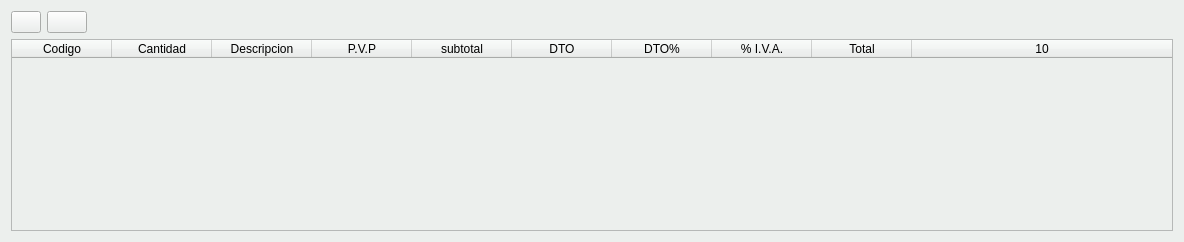
         <widget class="QWidget" name="tab_6">
          <property name="styleSheet">
           <string notr="true">background-color: #ecefed;</string>
          </property>
          <attribute name="title">
           <string>Líneas de albarán</string>
          </attribute>
          <layout class="QGridLayout" name="gridLayout_9">
           <item row="0" column="0">
            <widget class="QPushButton" name="btnAnadirLinea">
             <property name="sizePolicy">
              <sizepolicy hsizetype="Preferred" vsizetype="Fixed">
               <horstretch>0</horstretch>
               <verstretch>0</verstretch>
              </sizepolicy>
             </property>
             <property name="maximumSize">
              <size>
               <width>30</width>
               <height>16777215</height>
              </size>
             </property>
             <property name="toolTip">
              <string>Añadir línea con los datos cargados</string>
             </property>
             <property name="text">
              <string/>
             </property>
             <property name="icon">
              <iconset resource="../maya.qrc">
               <normaloff>:/Icons/PNG/add.png</normaloff>:/Icons/PNG/add.png</iconset>
             </property>
            </widget>
           </item>
           <item row="0" column="1">
            <widget class="QPushButton" name="btn_borrarLinea">
             <property name="sizePolicy">
              <sizepolicy hsizetype="Preferred" vsizetype="Fixed">
               <horstretch>0</horstretch>
               <verstretch>0</verstretch>
              </sizepolicy>
             </property>
             <property name="text">
              <string/>
             </property>
             <property name="icon">
              <iconset resource="../maya.qrc">
               <normaloff>:/Icons/PNG/Delete.png</normaloff>:/Icons/PNG/Delete.png</iconset>
             </property>
            </widget>
           </item>
           <item row="0" column="2">
            <spacer name="horizontalSpacer_2">
             <property name="sizePolicy">
              <sizepolicy hsizetype="Minimum" vsizetype="Minimum">
               <horstretch>0</horstretch>
               <verstretch>0</verstretch>
              </sizepolicy>
             </property>
             <property name="orientation">
              <enum>Qt::Horizontal</enum>
             </property>
             <property name="sizeHint" stdset="0">
              <size>
               <width>1080</width>
               <height>20</height>
              </size>
             </property>
            </spacer>
           </item>
           <item row="1" column="0" colspan="3">
            <widget class="QTableWidget" name="Lineas">
             <property name="sizePolicy">
              <sizepolicy hsizetype="Preferred" vsizetype="Expanding">
               <horstretch>0</horstretch>
               <verstretch>0</verstretch>
              </sizepolicy>
             </property>
             <property name="horizontalScrollBarPolicy">
              <enum>Qt::ScrollBarAsNeeded</enum>
             </property>
             <property name="alternatingRowColors">
              <bool>true</bool>
             </property>
             <property name="selectionMode">
              <enum>QAbstractItemView::SingleSelection</enum>
             </property>
             <property name="selectionBehavior">
              <enum>QAbstractItemView::SelectItems</enum>
             </property>
             <property name="gridStyle">
              <enum>Qt::DotLine</enum>
             </property>
             <property name="cornerButtonEnabled">
              <bool>true</bool>
             </property>
             <property name="columnCount">
              <number>10</number>
             </property>
             <attribute name="horizontalHeaderCascadingSectionResizes">
              <bool>false</bool>
             </attribute>
             <attribute name="horizontalHeaderMinimumSectionSize">
              <number>100</number>
             </attribute>
             <attribute name="horizontalHeaderShowSortIndicator" stdset="0">
              <bool>false</bool>
             </attribute>
             <attribute name="horizontalHeaderStretchLastSection">
              <bool>true</bool>
             </attribute>
             <attribute name="verticalHeaderCascadingSectionResizes">
              <bool>false</bool>
             </attribute>
             <attribute name="verticalHeaderStretchLastSection">
              <bool>false</bool>
             </attribute>
             <column>
              <property name="text">
               <string>Codigo</string>
              </property>
             </column>
             <column>
              <property name="text">
               <string>Cantidad</string>
              </property>
             </column>
             <column>
              <property name="text">
               <string>Descripcion</string>
              </property>
             </column>
             <column>
              <property name="text">
               <string>P.V.P</string>
              </property>
             </column>
             <column>
              <property name="text">
               <string>subtotal</string>
              </property>
             </column>
             <column>
              <property name="text">
               <string>DTO</string>
              </property>
             </column>
             <column>
              <property name="text">
               <string>DTO%</string>
              </property>
             </column>
             <column>
              <property name="text">
               <string>% I.V.A.</string>
              </property>
             </column>
             <column>
              <property name="text">
               <string>Total</string>
              </property>
             </column>
             <column/>
            </widget>
           </item>
          </layout>
         </widget>
